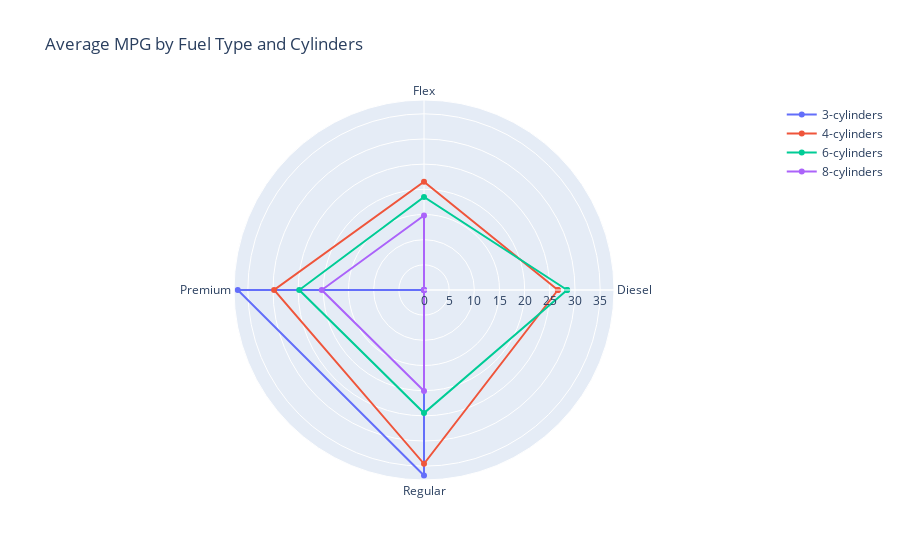

Source (notebook cell):
### Markdown cell above
### Average Miles Per Gallon by Fuel Type and Cylinders

### Code cell
df_fc = pd.pivot_table(df, index='Fuel', columns='Cylinders', values=['MPG combined'])
df_fc.fillna(0, inplace=True)

fuel = df_fc.index.values
cylinders_3 = df_fc[('MPG combined', 3)].values
cylinders_4 = df_fc[('MPG combined', 4)].values
cylinders_6 = df_fc[('MPG combined', 6)].values
cylinders_8 = df_fc['MPG combined', 8].values
fuel = [*fuel, fuel[0]]
cylinders_3 = [*cylinders_3, cylinders_3[0]]
cylinders_4 = [*cylinders_4, cylinders_4[0]]
cylinders_6 = [*cylinders_6, cylinders_6[0]]
cylinders_8 = [*cylinders_8, cylinders_8[0]]

init_notebook_mode(connected=True)

fig = go.Figure(
    data=[
        go.Scatterpolar(r=cylinders_3, theta=fuel, name='3-cylinders'),
        go.Scatterpolar(r=cylinders_4, theta=fuel, name='4-cylinders'),
        go.Scatterpolar(r=cylinders_6, theta=fuel, name='6-cylinders'),
        go.Scatterpolar(r=cylinders_8, theta=fuel, name='8-cylinders')
    ],
    layout=go.Layout(
        title=go.layout.Title(text='Average MPG by Fuel Type and Cylinders'),
        polar={'radialaxis': {'visible': True}},
        showlegend=True
    )
)

pyo.iplot(fig)

### Figure 1 — Plotly figure (JSON) as saved in the notebook; plotly's stock layout.template omitted (floating-point values rounded to 4 significant figures)
{"data": [{"name": "3-cylinders", "r": [0, 0, 37, 36.86, 0], "theta": ["Diesel", "Flex", "Premium", "Regular", "Diesel"], "type": "scatterpolar"}, {"name": "4-cylinders", "r": [26.6, 21.5, 29.78, 34.53, 26.6], "theta": ["Diesel", "Flex", "Premium", "Regular", "Diesel"], "type": "scatterpolar"}, {"name": "6-cylinders", "r": [28.43, 18.5, 24.79, 24.44, 28.43], "theta": ["Diesel", "Flex", "Premium", "Regular", "Diesel"], "type": "scatterpolar"}, {"name": "8-cylinders", "r": [0, 14.8, 20.31, 20.06, 0], "theta": ["Diesel", "Flex", "Premium", "Regular", "Diesel"], "type": "scatterpolar"}], "layout": {"polar": {"radialaxis": {"visible": true}}, "showlegend": true, "title": {"text": "Average MPG by Fuel Type and Cylinders"}}}
